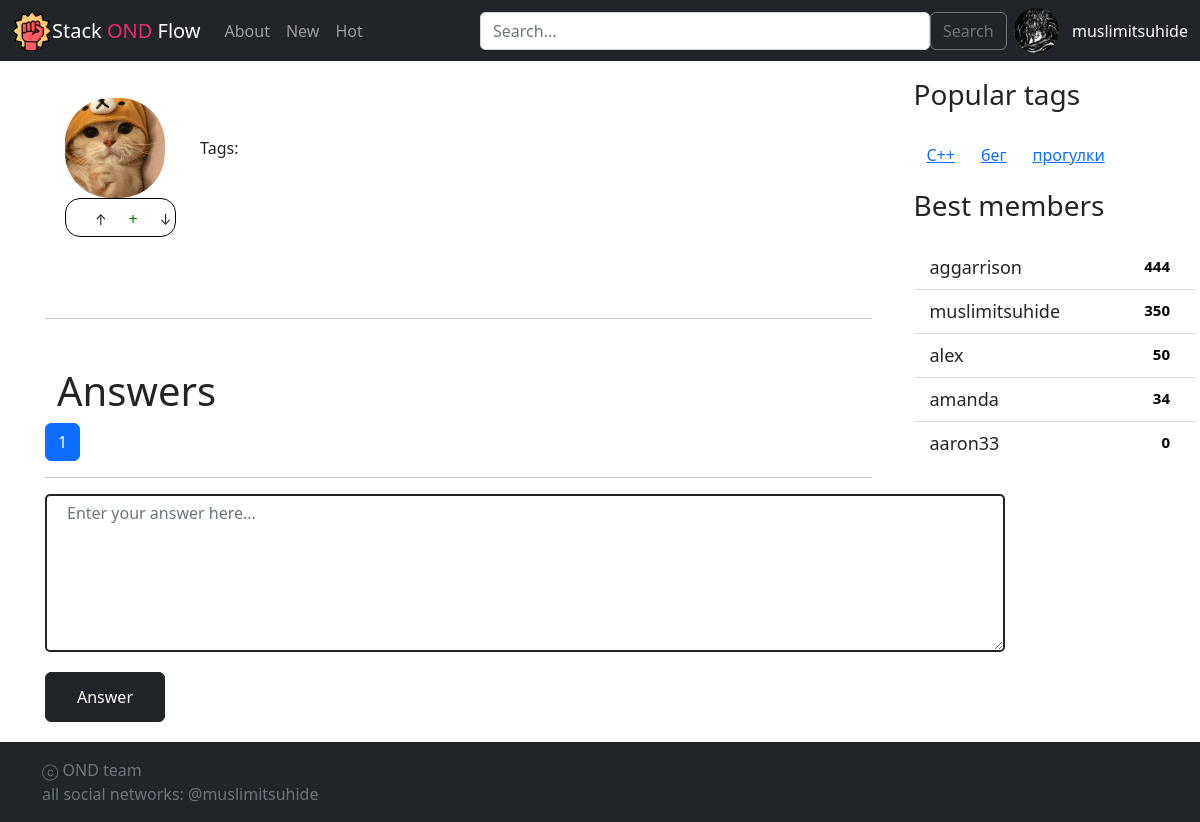
/question/4, run on the app's committed database.
### askme/models.py (models this page shows, shortened)
class Tag(models.Model):
    title = models.CharField(max_length=20)
    objects = TagManager()

class Profile(models.Model):
    user = models.OneToOneField(User, on_delete=models.PROTECT)
    avatar = models.ImageField(upload_to='static/img/avatar', blank=True, null=True)
    name = models.CharField(max_length=255)
    rating = models.IntegerField(default=0)
    objects = ProfileManager()
    class Meta:
        app_label = 'askme'

### askme/views.py (the view)
# urls.py: path('question/<int:question_id>', views.question, name='question'),
def question(request, question_id: int):
    try:
        question = models.Question.objects.get_question(question_id)
        answers = models.Answer.objects.get_by_question(question_id)
        page_obj = paginate(answers, request, 3)
        context = {'question': question, 'page_obj':page_obj}
        sidebar_content(context)
    except:
        raise Http404("Question does not exist")
    return render(request, 'question.html', context)

### askme/models.py (called while the page is built)
    def get_top5(self):
        return self.order_by('-rating')[:5]

    def get_top5(self):
        return self.annotate(count=Count('questions')).order_by('-count')[:5]

    def get_by_question(self, current_question):
        return self.filter(question=current_question)

    def get_question(self, qid):
        try:
            q = self.get(pk=qid)
        except:
            return None
        return q

### askme/views.py (called while the page is built)
def paginate(objects_list, request, per_page=3):
    paginator = Paginator(objects_list, per_page)
    try:
        limit = int(request.GET.get('page', 10))
    except ValueError:
        limit = 10
    if limit > 10:
        limit = 10
    try:
        page_number  = int(request.GET.get('page', 1))
    except ValueError:
        raise Http404
    return paginator.get_page(page_number)

def sidebar_content(context):
    context['top_tags'] = models.Tag.objects.get_top5()
    context['top_users'] = models.Profile.objects.get_top5()

### templates/question.html (shortened to what this page needs)
{% extends "inc/base.html" %}
{% load static %}
{% block content %}
  <div class="open-question">
      <div class="row">
          <div class="col-2">
              <div class="open-question-avatar">
                <img src= "{% static "img/avatar1.jpeg" %}" />
              </div>
              <div class="question-rating">
                <div class="question-rating-arrows">
                  <div class="btn btn-sm question-rating-arrow-up">↑</div>
                  <div class="question-rating-amount success">+{{question.rating}}</div>
                  <div class="btn btn-sm question-rating-arrow-down">↓</div>
                </div>
              </div>
          </div>
          <div class="col-9">
              <div class="row question-header">
              </div>
                <div class="row">
                    <div class="col-6">
                        Tags:
                    </div>
                </div>
          </div>
      </div>
  </div>
  <hr>
  <div class="container">
      <h1 class="mt-5">Answers</h1>
  </div>
  {% include "inc/paginator.html" %}
<hr>
<form class="new-answer">
  <div class="form-group form-group-flex">
    <textarea class="form-control question-form" id="questionText" placeholder="Enter your answer here..." rows="6"></textarea>
  </div>
  <button type="submit" class="btn btn-dark answer-button">Answer</button>
</form>
{% endblock content %}

### templates/inc/sidebar.html
<div class="col-3 sidebar">
    <div class="sidebar-block sidebar-tags">
      <div class="row sidebar-header">
        <h3>Popular tags<h3>
      </div>
      <div class="sidebar-content">
        {% for tag in top_tags %}
          <li class="btn"><a href="{% url "tag" tag=tag.title %}">{{tag.title}}</a></li>
        {% endfor %}
      </div>
    </div>
    <div class="sidebar-block sidebar-users">
      <div class="row sidebar-header">
        <h3>Best members<h3>
      </div>
      <div class="sidebar-content">
        <ul class="list-group list-group-flush">
          {% for user in top_users %}
            <div class="list-group-item sidebar-user">
              <a href="#" class="sidebar-user-name">{{user.name}}</a>
              <span class="badge badge-primary badge-pill">{{user.rating}}</span>
            </div>
          {% endfor %}
        </ul>
      </div>
    </div>

### static/css/style.css (style rules this page uses)
.form-control { width: 450px; border-radius: 5px; }
.open-question { height: 220px; border-radius: 8px; padding: 20px; margin-bottom: 20px; }
.new-answer { width: 980px; }
.answer-button { margin-bottom: 20px; height: 50px; width: 120px; }
.question-form { border: 2px solid #212529; margin: 0px 20px 20px 0px; padding: 5px 20px; width: 100%; }
.form-group-flex { margin: 5px 0px 0px 0px; display: flex; justify-content: space-between; align-items: flex-start; width: 100%; }
.open-question-avatar { height: 100px; width: 100px; }
.open-question-avatar > img { height: 100%; width: 100%; object-fit: cover; border-radius: 45px; }
.question-rating { display: flex; align-items: center; border: 1px solid #000; border-radius: 15px; }
.question-rating-arrows { display: flex; margin: 5px 5px 1px 20px; }
.question-rating-amount { width: 35px; margin-top: 3px; text-align: center; }
.sidebar { padding: 0px 15px 0px 30px; margin: 0px 0px 15px 0px; }
.sidebar-block { margin-bottom: 15px; }
.sidebar-header { font-size: 22px; font-weight: 500; margin-bottom: 8px; }
.sidebar-content { font-size: 18px; flex-wrap: wrap; display: flex; }
.list-group-item .badge { color: black; margin-left: 5px; }
.sidebar-user a { color: #212529; text-decoration: none; }
.sidebar-user .badge { font-size: 15px; }
.sidebar-user-name { width: 200px; }
.sidebar-user { display: flex; justify-content: space-between; }
.success { color: green; }

### data on the page
Tag: title "С++"
Tag: title "бег"
Tag: title "прогулки"
Profile: name "aggarrison", rating "444"
Profile: name "muslimitsuhide", rating "350"
Profile: name "alex", rating "50"
Profile: name "amanda", rating "34"
Profile: name "aaron33", rating "0"

### other printed values
{{ page_obj.number }} "1"
